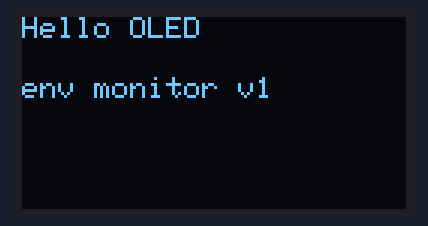
The sketch below on a simulated Arduino Uno, built with avr-gcc and run on an emulated ATmega328P. Shown: 128×64 one-colour display. What the sketch prints to the serial monitor is not drawn.

Above: at 0.1 s.

The sketch:

OLED_jul27b.ino.ino
```cpp
#include <Wire.h>
#include <Adafruit_GFX.h>
#include <Adafruit_SSD1306.h>

#define SCREEN_W 128
#define SCREEN_H 64
#define OLED_ADDR 0x3C

Adafruit_SSD1306 display(SCREEN_W, SCREEN_H, &Wire, -1);

void setup() {
  Serial.begin(115200);
  if (!display.begin(SSD1306_SWITCHCAPVCC, OLED_ADDR)) {
    Serial.println("OLED 初始化失败，检查 I2C 地址/接线");
    while (1);
  }
  display.clearDisplay();
  display.setTextSize(1);
  display.setTextColor(SSD1306_WHITE);
  display.setCursor(0, 0);
  display.println("Hello OLED");
  display.setCursor(0, 20);
  display.println("env monitor v1");
  display.display();
  Serial.println("OLED 显示成功");
}

void loop() {}
```
